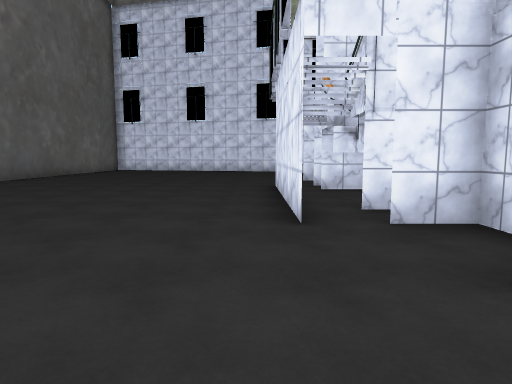
View 1 (above)

13 first-person views from a walk through a Unity game level. The camera is 1.4 m above the floor, tilts 6° down and sees 75° across. The floor is counted in squares, 2 m on a side. Each view is taken from the middle of a square. On the plan, view 1 faces up. The plan holds only what a view shows up to about 10 squares ahead; the rest is blank. The place goes on beyond the plan. The player character is not drawn. Some surface patterns are stand-ins.

View 2
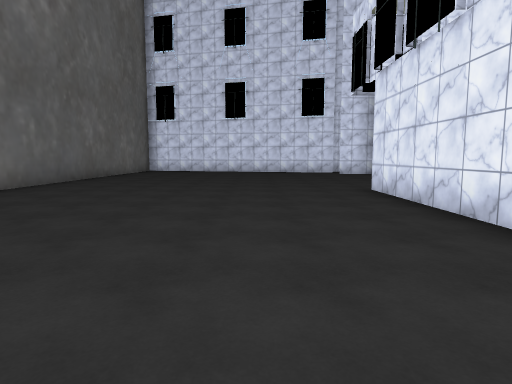

View 3
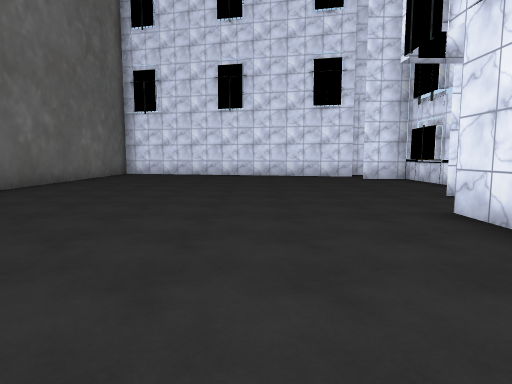

View 4
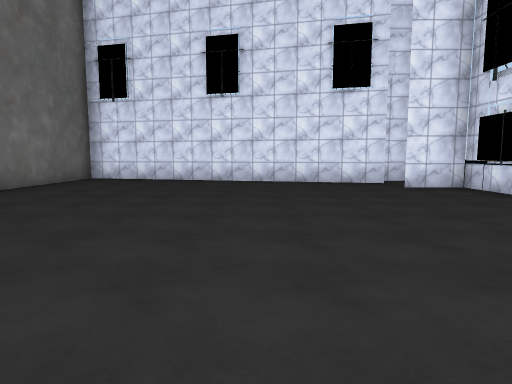

View 5
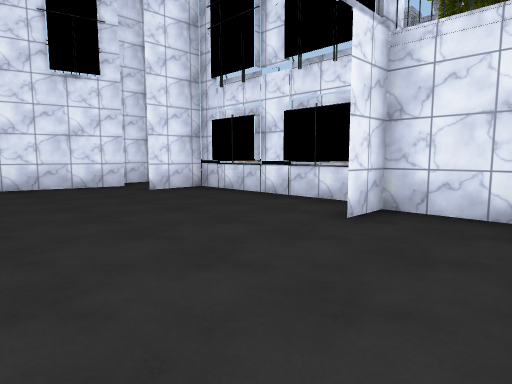

View 6
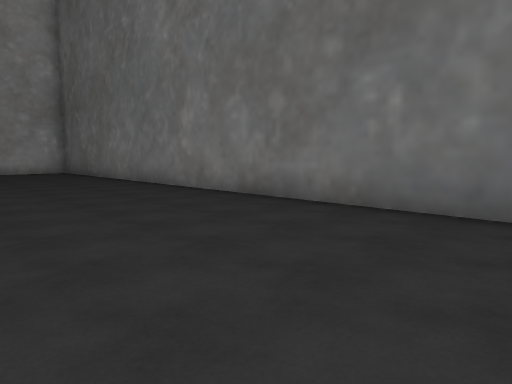

View 7
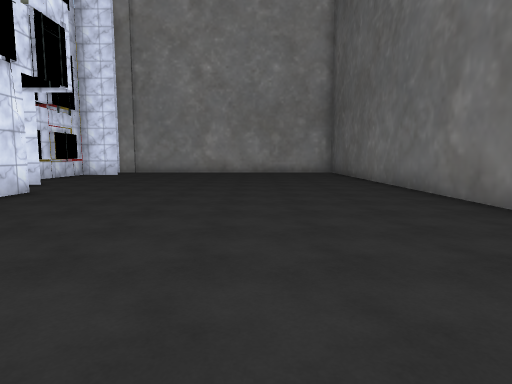

View 8
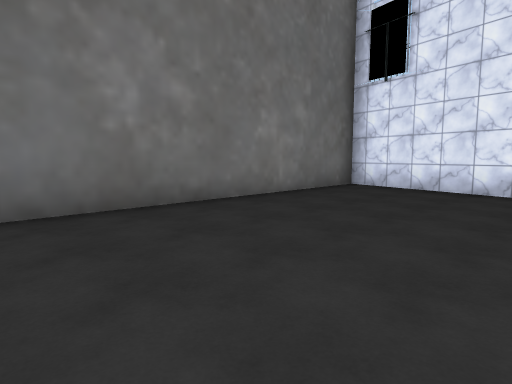

View 9
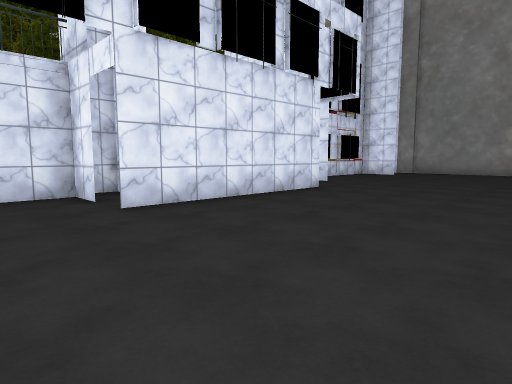

View 10
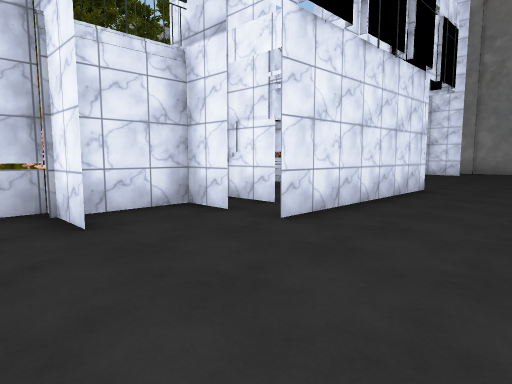

View 11
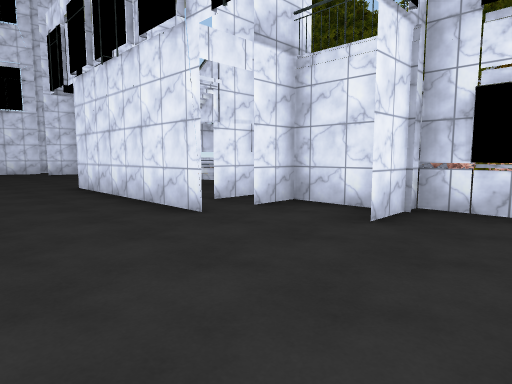

View 12
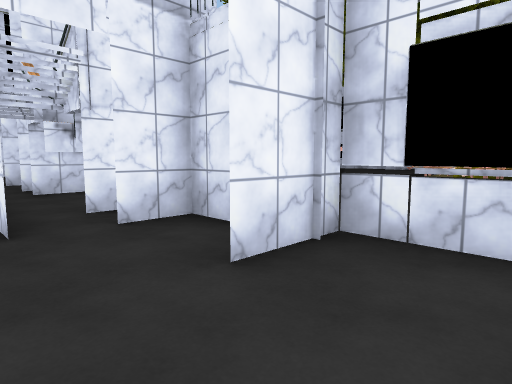

View 13
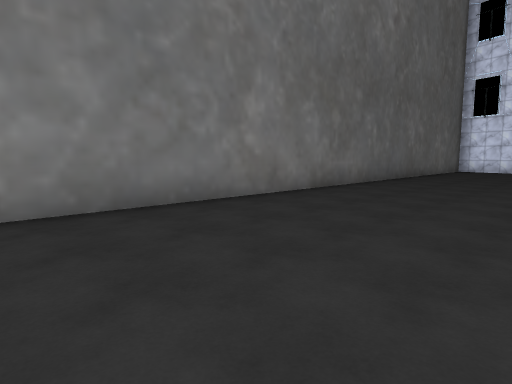

### Floor plan
Points are (right, up) in squares from view 1. A wall is a line through its corners. A room is listed if a view was taken in it or the views show most of it. See-through windows are left out.
Room 1 (views 1, 2, 3, 4, 5, 6, 7, 8, 9, 10, 11, 12, 13)
walls: (1.4, 8.1) (2.3, 8.1) (2.3, 9.9) (1.4, 9.9) (2.4, 9.9); (1.4, 7.2) (2.8, 7.2); (0.5, 3.4) (0.5, 8.3); (1.9, 4.9) (1.4, 5); (2.8, 9.9) (2.8, 10.5); (2.8, 10.6) (2.8, 14.6) (1.4, 14.6); (2.4, 4.4) (1.4, 4.4); (2.6, 12.6) (2.6, 13.5); (2.3, 1.5) (2.3, 3.4); (1.5, 15.8) (-3.7, 17.1); (-3.8, 17.1) (-7.4, 17.9) (-7.4, -0.1); (2.6, 0.3) (2.6, 1); (2.8, 0.3) (2.8, 1.6) (1.4, 1.6)
ways out: opening at (1, 7) to room 2
Room 2 (no view inside)
walls: (2.2, 6.7) (1.4, 6.6); (2.4, 7.2) (1.4, 7.2); (2.8, 7.2) (2.8, 7.8); (2.8, 6.1) (2.7, 6.6)
low walls: (3.2, 6.5) (3, 7)
ways out: opening at (1, 7) to room 1

Positions as (right, up) in squares from view 1, and headings:
1: (0, 0), facing up
2: (-2, 1), facing up
3: (-2, 4), facing up
4: (-2, 7), facing up
5: (-2, 8), facing up-right
6: (-3, 11), facing down-left
7: (-4, 10), facing down
8: (-3, 10), facing up-left
9: (-4, 10), facing down-right
10: (-2, 11), facing down-right
11: (-2, 0), facing up-right
12: (0, 0), facing up-right
13: (-3, 0), facing up-left
